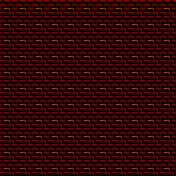

Tiled map render using the project's own tile images. Description and the whole map definition, tile-layer contents included, below:
An orthogonal 11x11 tile map with 16x16 px tiles, 1 tile layer (BRICK) and 24 objects (monst-0, monst-1, monst-2, monst-3, monst-4, ...).

<map version="1.5" tiledversion="1.6.0" orientation="orthogonal" renderorder="right-down" width="11" height="11" tilewidth="16" tileheight="16" infinite="0" nextlayerid="2" nextobjectid="1">
 <tileset firstgid="1" source="tiles.tsx" />
 <layer id="1" name="BRICK" width="11" height="11">
  <data encoding="csv">
63,63,63,63,63,63,63,63,63,63,63,
63,63,63,63,63,63,63,63,63,63,63,
63,63,63,63,63,63,63,63,63,63,63,
63,63,63,63,63,63,63,63,63,63,63,
63,63,63,63,63,63,63,63,63,63,63,
63,63,63,63,63,63,63,63,63,63,63,
63,63,63,63,63,63,63,63,63,63,63,
63,63,63,63,63,63,63,63,63,63,63,
63,63,63,63,63,63,63,63,63,63,63,
63,63,63,63,63,63,63,63,63,63,63,
63,63,63,63,63,63,63,63,63,63,63
  </data>
 </layer>
 <objectgroup id="1" name="start">
  <object id="1" name="monst-0" x="56" y="56"><point /></object>
  <object id="2" name="monst-1" x="88" y="56"><point /></object>
  <object id="3" name="monst-2" x="120" y="56"><point /></object>
  <object id="4" name="monst-3" x="40" y="40"><point /></object>
  <object id="5" name="monst-4" x="72" y="40"><point /></object>
  <object id="6" name="monst-5" x="104" y="40"><point /></object>
  <object id="7" name="monst-6" x="136" y="40"><point /></object>
  <object id="8" name="monst-7" x="24" y="24"><point /></object>
  <object id="9" name="monst-8" x="56" y="24"><point /></object>
  <object id="10" name="monst-9" x="88" y="24"><point /></object>
  <object id="11" name="monst-10" x="120" y="24"><point /></object>
  <object id="12" name="monst-11" x="152" y="24"><point /></object>
  <object id="13" name="monst-12" x="40" y="8"><point /></object>
  <object id="14" name="monst-13" x="72" y="8"><point /></object>
  <object id="15" name="monst-14" x="104" y="8"><point /></object>
  <object id="16" name="monst-15" x="136" y="8"><point /></object>
  <object id="17" name="party-0" x="88" y="120"><point /></object>
  <object id="18" name="party-1" x="72" y="136"><point /></object>
  <object id="19" name="party-2" x="104" y="136"><point /></object>
  <object id="20" name="party-3" x="56" y="152"><point /></object>
  <object id="21" name="party-4" x="88" y="152"><point /></object>
  <object id="22" name="party-5" x="120" y="152"><point /></object>
  <object id="23" name="party-6" x="72" y="168"><point /></object>
  <object id="24" name="party-7" x="104" y="168"><point /></object>
 </objectgroup>
</map>
